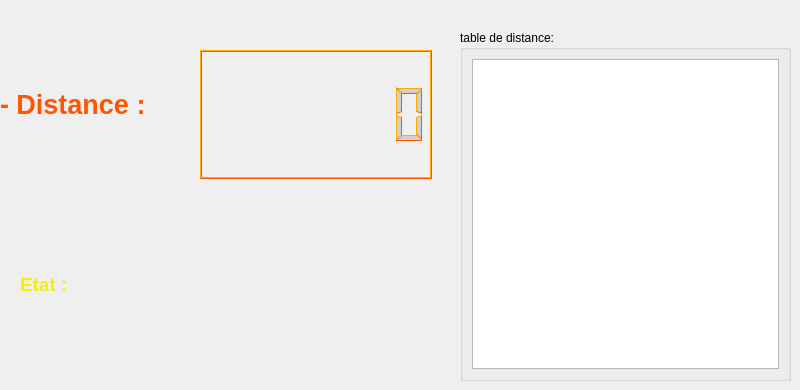
      <widget class="QWidget" name="tab_13">
       <attribute name="title">
        <string>Arduino</string>
       </attribute>
       <widget class="QGroupBox" name="groupBox_5">
        <property name="geometry">
         <rect>
          <x>460</x>
          <y>30</y>
          <width>331</width>
          <height>351</height>
         </rect>
        </property>
        <property name="title">
         <string>table de distance:</string>
        </property>
        <layout class="QGridLayout" name="gridLayout">
         <item row="0" column="0">
          <widget class="QTableView" name="tableView_distance"/>
         </item>
        </layout>
       </widget>
       <widget class="QLCDNumber" name="lcdNumber_Distance">
        <property name="geometry">
         <rect>
          <x>200</x>
          <y>50</y>
          <width>232</width>
          <height>129</height>
         </rect>
        </property>
        <property name="palette">
         <palette>
          <active>
           <colorrole role="WindowText">
            <brush brushstyle="SolidPattern">
             <color alpha="255">
              <red>208</red>
              <green>208</green>
              <blue>208</blue>
             </color>
            </brush>
           </colorrole>
           <colorrole role="Light">
            <brush brushstyle="SolidPattern">
             <color alpha="255">
              <red>255</red>
              <green>170</green>
              <blue>0</blue>
             </color>
            </brush>
           </colorrole>
           <colorrole role="Dark">
            <brush brushstyle="SolidPattern">
             <color alpha="255">
              <red>255</red>
              <green>85</green>
              <blue>0</blue>
             </color>
            </brush>
           </colorrole>
           <colorrole role="Text">
            <brush brushstyle="SolidPattern">
             <color alpha="255">
              <red>208</red>
              <green>208</green>
              <blue>208</blue>
             </color>
            </brush>
           </colorrole>
           <colorrole role="ButtonText">
            <brush brushstyle="SolidPattern">
             <color alpha="255">
              <red>208</red>
              <green>208</green>
              <blue>208</blue>
             </color>
            </brush>
           </colorrole>
           <colorrole role="PlaceholderText">
            <brush brushstyle="SolidPattern">
             <color alpha="128">
              <red>208</red>
              <green>208</green>
              <blue>208</blue>
             </color>
            </brush>
           </colorrole>
          </active>
          <inactive>
           <colorrole role="WindowText">
            <brush brushstyle="SolidPattern">
             <color alpha="255">
              <red>208</red>
              <green>208</green>
              <blue>208</blue>
             </color>
            </brush>
           </colorrole>
           <colorrole role="Light">
            <brush brushstyle="SolidPattern">
             <color alpha="255">
              <red>255</red>
              <green>170</green>
              <blue>0</blue>
             </color>
            </brush>
           </colorrole>
           <colorrole role="Dark">
            <brush brushstyle="SolidPattern">
             <color alpha="255">
              <red>255</red>
              <green>85</green>
              <blue>0</blue>
             </color>
            </brush>
           </colorrole>
           <colorrole role="Text">
            <brush brushstyle="SolidPattern">
             <color alpha="255">
              <red>208</red>
              <green>208</green>
              <blue>208</blue>
             </color>
            </brush>
           </colorrole>
           <colorrole role="ButtonText">
            <brush brushstyle="SolidPattern">
             <color alpha="255">
              <red>208</red>
              <green>208</green>
              <blue>208</blue>
             </color>
            </brush>
           </colorrole>
           <colorrole role="PlaceholderText">
            <brush brushstyle="SolidPattern">
             <color alpha="128">
              <red>208</red>
              <green>208</green>
              <blue>208</blue>
             </color>
            </brush>
           </colorrole>
          </inactive>
          <disabled>
           <colorrole role="WindowText">
            <brush brushstyle="SolidPattern">
             <color alpha="255">
              <red>255</red>
              <green>85</green>
              <blue>0</blue>
             </color>
            </brush>
           </colorrole>
           <colorrole role="Light">
            <brush brushstyle="SolidPattern">
             <color alpha="255">
              <red>255</red>
              <green>170</green>
              <blue>0</blue>
             </color>
            </brush>
           </colorrole>
           <colorrole role="Dark">
            <brush brushstyle="SolidPattern">
             <color alpha="255">
              <red>255</red>
              <green>85</green>
              <blue>0</blue>
             </color>
            </brush>
           </colorrole>
           <colorrole role="Text">
            <brush brushstyle="SolidPattern">
             <color alpha="255">
              <red>255</red>
              <green>85</green>
              <blue>0</blue>
             </color>
            </brush>
           </colorrole>
           <colorrole role="ButtonText">
            <brush brushstyle="SolidPattern">
             <color alpha="255">
              <red>255</red>
              <green>85</green>
              <blue>0</blue>
             </color>
            </brush>
           </colorrole>
           <colorrole role="PlaceholderText">
            <brush brushstyle="SolidPattern">
             <color alpha="128">
              <red>208</red>
              <green>208</green>
              <blue>208</blue>
             </color>
            </brush>
           </colorrole>
          </disabled>
         </palette>
        </property>
        <property name="styleSheet">
         <string notr="true"/>
        </property>
        <property name="smallDecimalPoint">
         <bool>false</bool>
        </property>
        <property name="digitCount">
         <number>7</number>
        </property>
       </widget>
       <widget class="QLabel" name="label_etat">
        <property name="geometry">
         <rect>
          <x>210</x>
          <y>240</y>
          <width>191</width>
          <height>89</height>
         </rect>
        </property>
        <property name="styleSheet">
         <string notr="true">font: 75 20pt &quot;MS Shell Dlg 2&quot;;
color: rgb(170, 0, 0);</string>
        </property>
        <property name="text">
         <string>&lt;html&gt;&lt;head/&gt;&lt;body&gt;&lt;p&gt;&lt;span style=&quot; color:#aa0000;&quot;&gt;&lt;br/&gt;&lt;/span&gt;&lt;/p&gt;&lt;/body&gt;&lt;/html&gt;</string>
        </property>
       </widget>
       <widget class="QLabel" name="label_54">
        <property name="geometry">
         <rect>
          <x>0</x>
          <y>40</y>
          <width>353</width>
          <height>129</height>
         </rect>
        </property>
        <property name="text">
         <string>&lt;html&gt;&lt;head/&gt;&lt;body&gt;&lt;p&gt;&lt;span style=&quot; font-size:20pt; font-weight:600; color:#ff5500;&quot;&gt;- Distance :&lt;/span&gt;&lt;/p&gt;&lt;/body&gt;&lt;/html&gt;</string>
        </property>
       </widget>
       <widget class="QLabel" name="label_55">
        <property name="geometry">
         <rect>
          <x>20</x>
          <y>240</y>
          <width>151</width>
          <height>89</height>
         </rect>
        </property>
        <property name="text">
         <string>&lt;html&gt;&lt;head/&gt;&lt;body&gt;&lt;p&gt;&lt;span style=&quot; font-size:14pt; font-weight:600; color:#f1f100;&quot;&gt;Etat :&lt;/span&gt;&lt;/p&gt;&lt;/body&gt;&lt;/html&gt;</string>
        </property>
       </widget>
      </widget>
